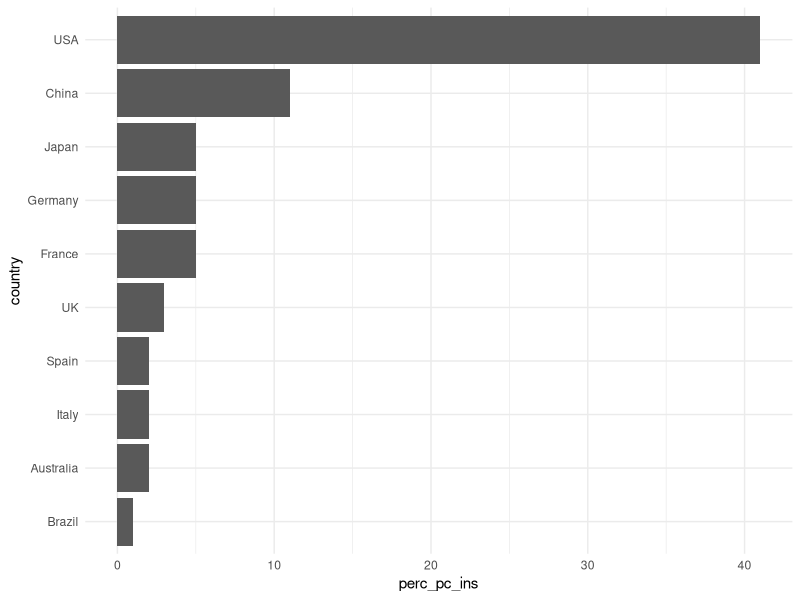
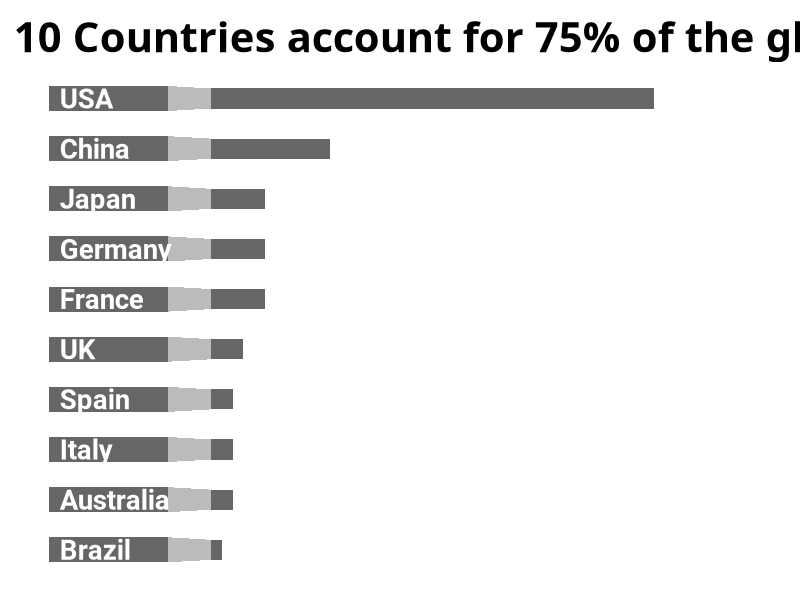

These figures' R source, in order: (Note: this script raises an error after producing the figures.)
library(tidyverse)
library(here)

# Source: https://www.allianz.com/content/dam/onemarketing/azcom/Allianz_com/economic-research/publications/specials/en/2021/may/2021_05_14_InsuranceGrowth.pdf
# Pie chart on page 9

data <- tribble(
  ~country, ~perc_pc_ins,
  "Australia", 2,
  "Brazil", 1,
  "China", 11,
  "France", 5,
  "Germany", 5,
  "Italy", 2,
  "Japan", 5,
  "Spain", 2,
  "UK", 3,
  "USA", 41,
  "Others", 23
)

data_cleaned <- data %>%
  mutate(
    country = fct_reorder(country, perc_pc_ins),
    country = fct_relevel(country, "Others", after = 0)
  ) %>% 
  arrange(country)

data_cleaned %>% 
  filter(country != "Others") %>% 
  ggplot(aes(perc_pc_ins, country)) +
  geom_col() +
  theme_minimal()

rects_labels <- tibble(
  xmin = rep(-15, 10),
  xmax = rep(-4, 10),
  ymin = seq(1, 20, 2),
  ymax = seq(2, 20, 2)
)

rects_joining <- tibble(
  group = 1:10
) %>% 
  rowwise() %>% 
  mutate(
    x = list(c(-4, 0, 0, -4)),
    y = list(
      c(
        (group - 1) * 2 + 1,
        (group - 1) * 2 + 1.1,
        (group - 1) * 2 + 1.9,
        (group - 1) * 2 + 2
      )
    )
  ) %>% 
  unnest(cols = c(x, y))

rects_country <-
  data_cleaned %>% 
  filter(country != "Others") %>% 
  mutate(
    xmin = rep(0, 10),
    xmax = perc_pc_ins,
    ymin = seq(1.1, 20.1, 2),
    ymax = seq(1.9, 20.9, 2)
  )

ggplot() +
  # Horizontal rectangles for labels
  geom_rect(
    data = rects_labels,
    aes(xmin = xmin, xmax = xmax, ymin = ymin, ymax = ymax),
    fill = "grey40"
  ) +
  # Joining paths
  geom_polygon(
    data = rects_joining,
    aes(x = x, y = y, group = group),
    fill = "grey70",
    alpha = 0.9
  ) +
  # Plot the country-wise data
  geom_rect(
    data = rects_country,
    aes(xmin = xmin, xmax = xmax, ymin = ymin, ymax = ymax),
    fill = "grey40"
  ) +
  # Country Names
  geom_text(
    data = rects_country,
    aes(x = -14, y = ymin + 0.4, label = country),
    family = "Roboto",
    fontface = "bold",
    color = "white",
    size = 7,
    hjust = 0
  ) +
  labs(
    title = "10 Countries account for 75% of the global P&C insurance market"
  ) +
  scale_x_continuous(limits = c(NA, 50)) +
  theme_void(base_size = 12) +
  theme(
    plot.margin = margin(10, 10, 10, 10),
    plot.title.position = "plot",
    plot.title = element_text(family = "Oswald", size = rel(2.5), face = "bold")
  ) +
  ggsave(here("allianz-plot", "plot.png"), width = 14, height = 12, dpi = 320)
